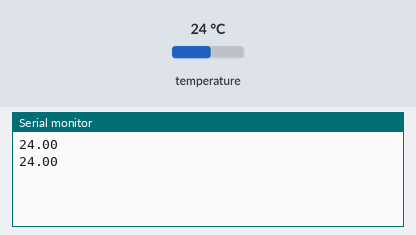
The sketch below on a simulated Arduino Uno, built with avr-gcc and run on an emulated ATmega328P. Shown: the last lines printed to the serial monitor. Inputs (shaded band) come from the test bench; at power-on: temperature 24 °C.

Above: at 2.8 s.
2.9 s: temperature set to 12 °C
At 3.7 s:
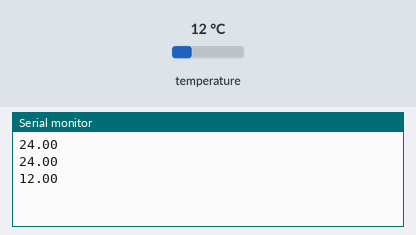
4.7 s: temperature set to 19 °C
At 4.7 s:
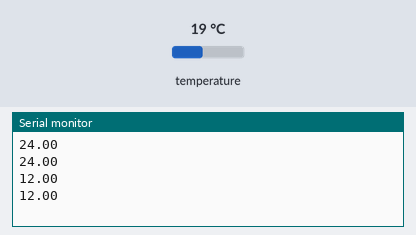
Timing chart, 0 to 7.7 s (numbered marks = the images above; inputs shaded):
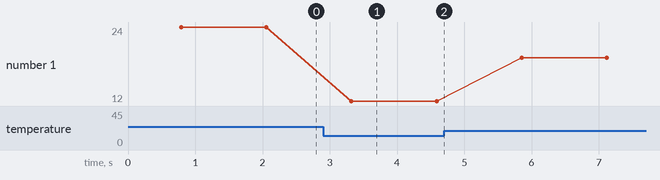

The sketch:

one_wire_temperatura.ino
```cpp
#include <OneWire.h>
#include <DallasTemperature.h>

OneWire pino(3);
DallasTemperature barramento(&pino);
DeviceAddress sensor;

void setup(void)
{
  Serial.begin(9600);
  barramento.begin();
  barramento.getAddress(sensor, 0);
}

void loop()
{
  barramento.requestTemperatures();
  float temperatura = barramento.getTempC(sensor);
  Serial.println(temperatura);
  delay(500);
}
```

Measured:
- after the input at 2.9 s, the serial monitor: prints a new line after 0.42 s (image 1)
- plotted number 1: 24 → 12 after the input at 2.9 s, 12 → 19 after the input at 4.7 s
